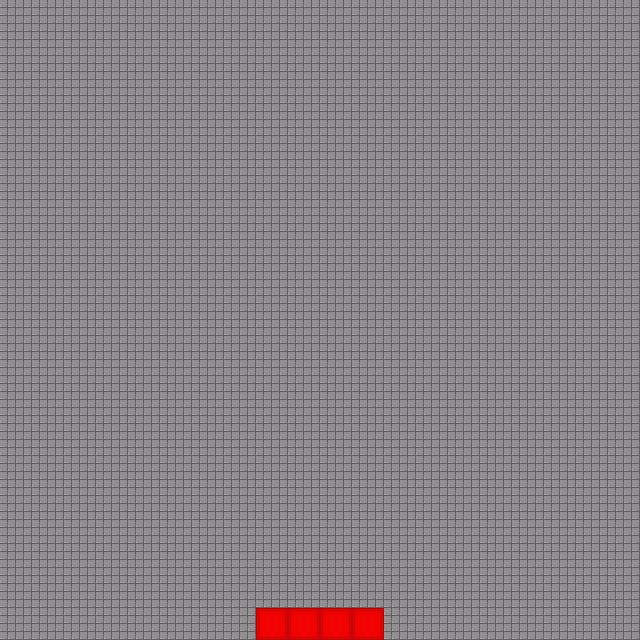

Rendered tile map (Tiled .tmx) drawn with the repository's tilesets; below, a short description and the map source with its tile grids summarised:
An orthogonal 20x20 tile map with 32x32 px tiles, 2 tile layers (groundLayer, itemLayer), 1 hidden layer not drawn and 1 object (start).

<map version="1.9" tiledversion="1.9.2" orientation="orthogonal" renderorder="right-down" width="20" height="20" tilewidth="32" tileheight="32" infinite="0" nextlayerid="5" nextobjectid="2">
 <editorsettings>
  <export target="rooom1.tmj" format="json" />
 </editorsettings>
 <tileset firstgid="1" name="pippoya" tilewidth="32" tileheight="32" tilecount="1064" columns="8">
  <image source="pippoya.png" width="256" height="4256" />
 </tileset>
 <layer id="1" name="groundLayer" width="20" height="20">
  <data>[400 cells, 400 non-empty, 2 distinct tile ids]</data>
 </layer>
 <objectgroup id="4" name="objectLayer">
  <object id="1" name="start" x="320.749" y="522.743">
   <point />
  </object>
 </objectgroup>
 <layer id="2" name="wallLayer" width="20" height="20" visible="0">
  <data>[400 cells, 64 non-empty, 6 distinct tile ids]</data>
 </layer>
 <layer id="3" name="itemLayer" width="20" height="20">
  <data>[400 cells, 0 non-empty, 0 distinct tile ids]</data>
 </layer>
</map>
